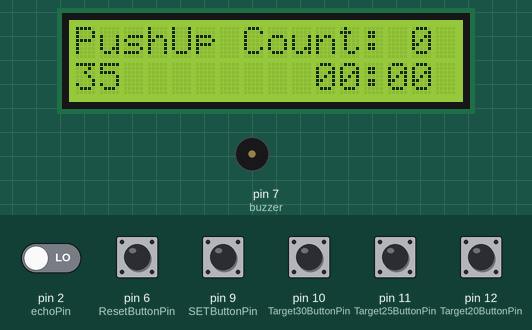
The sketch below on a simulated Arduino Uno, built with avr-gcc and run on an emulated ATmega328P. Shown: 16×2 character LCD, buzzer (waves = sounding). Inputs (shaded band) come from the test bench; at power-on: pin 6 (ResetButtonPin), pin 9 (SETButtonPin), pin 10 (Target30ButtonPin), pin 11 (Target25ButtonPin), pin 12 (Target20ButtonPin) HIGH, pin 2 (echoPin) LOW. What the sketch prints to the serial monitor is not drawn.

Above: at 1.7 s.
1.8 s: pin 9 (SETButtonPin) pulled LOW for 1 s
At 2.74 s:
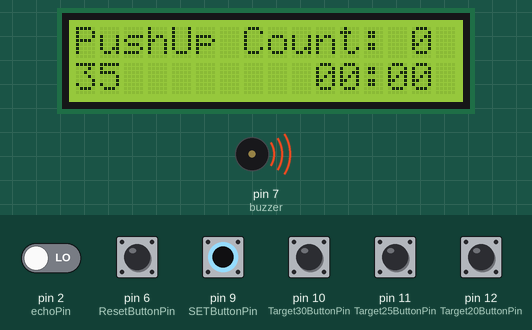
4.3 s: pin 11 (Target25ButtonPin) pulled LOW for 1 s
At 6.4 s:
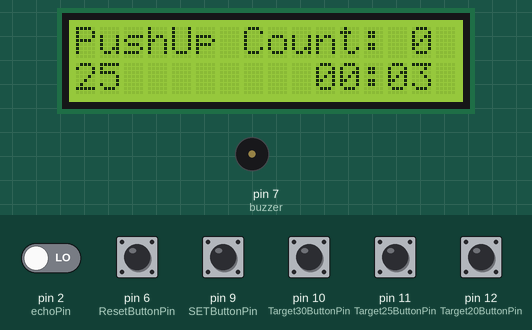
6.8 s: pin 10 (Target30ButtonPin) pulled LOW for 1 s
At 9.0 s:
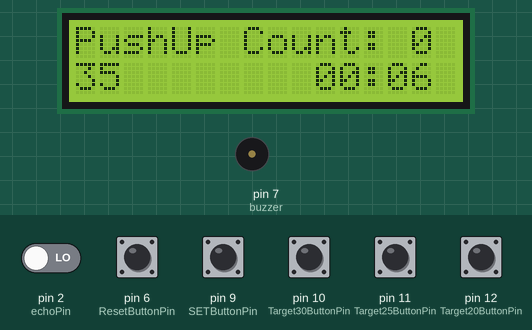
9.3 s: pin 12 (Target20ButtonPin) pulled LOW for 1 s
At 11.2 s:
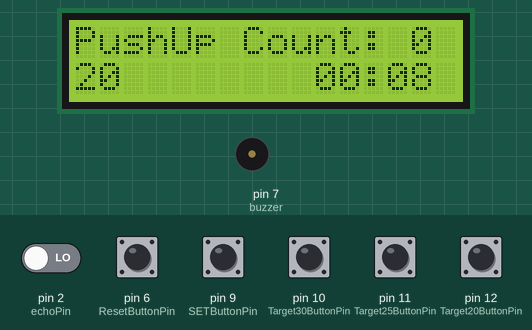
11.8 s: pin 9 (SETButtonPin) pulled LOW for 1 s
At 14.5 s:
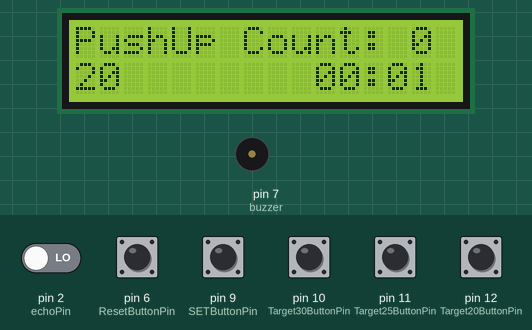
16.2 s: pin 10 (Target30ButtonPin) pulled LOW for 1 s
At 18.2 s:
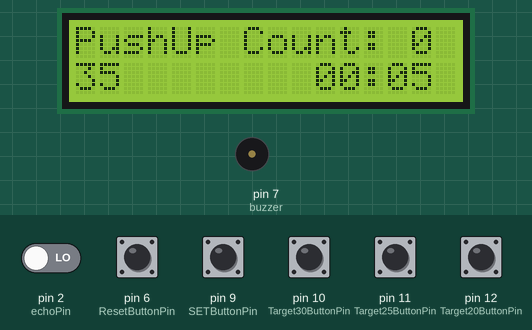
Timing chart, 0 to 19.7 s (numbered marks = the images above; inputs shaded):
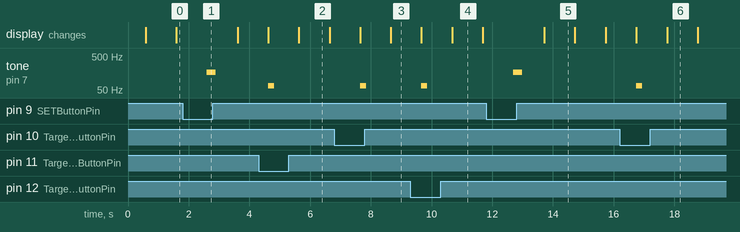

Measured:
- after the input at 1.8 s, tone on pin 7 (buzzer): silent → 166 Hz after 0.80 s, → silent 0.30 s later
- after the input at 4.3 s, tone on pin 7 (buzzer): silent → 66 Hz after 0.31 s, → silent 0.20 s later
- after the input at 6.8 s, tone on pin 7 (buzzer): silent → 66 Hz after 0.85 s, → silent 0.20 s later
- after the input at 9.3 s, tone on pin 7 (buzzer): silent → 66 Hz after 0.36 s, → silent 0.20 s later
- after the input at 11.8 s, tone on pin 7 (buzzer): silent → 166 Hz after 0.89 s, → silent 0.30 s later
- after the input at 16.2 s, tone on pin 7 (buzzer): silent → 66 Hz after 0.54 s, → silent 0.20 s later
- what the display in image 2 shows lasts 1.0 s, from 5.6 s to 6.6 s

The sketch:

PC_Pro.ino
```cpp
#include <Wire.h>
#include <math.h>
#include <LiquidCrystal_I2C.h>
#include "pitches.h"

// Pins
#define echoPin  2
#define trigPin  3
#define resetPin 4
const int ResetButtonPin = 6;
const int SETButtonPin = 9;
const int Target30ButtonPin = 10;
const int Target25ButtonPin = 11;
const int Target20ButtonPin = 12;

// LCD
LiquidCrystal_I2C lcd(0x3F, 16, 2);

// Variables
float duration; // Microseconds
float cm;
//long numDisplay = 100;
boolean trigUp = false;
boolean trigDown = false;
float counterPushUp = 0;
int buzzer = 7;
int target = 35;
unsigned long startTime;
unsigned long elapsedTime;
const unsigned long requiredTime = 120000; // 2 minutes in milliseconds
int flagbit = 0;
int ResetButtonState = 0;
int SETButtonState = 0;
int Target30ButtonState = 0;
int Target25ButtonState = 0;
int Target20ButtonState = 0;

void setup() {
  // Setup code
  pinMode(buzzer, OUTPUT);
  Serial.begin(9600);
  pinMode(trigPin, OUTPUT);
  pinMode(echoPin, INPUT);
  pinMode(resetPin, INPUT_PULLUP);
  pinMode(ResetButtonPin, INPUT_PULLUP);
  pinMode(SETButtonPin, INPUT_PULLUP);
  pinMode(Target30ButtonPin, INPUT_PULLUP);
  pinMode(Target25ButtonPin, INPUT_PULLUP);
  pinMode(Target20ButtonPin, INPUT_PULLUP);

  lcd.begin();
  delay(500);
  lcd.print("PushUp Count: ");
  startTime = millis(); // Start the timer
}

void loop() {
  // Print elapsed time
  lcd.setCursor(10, 1);
  lcd.print("00:00");
  lcd.setCursor(0, 1);
  lcd.print(target);
  if (flagbit == 1) {
    if (millis() - startTime <= requiredTime) {
      unsigned long currentTime = millis(); // Get the current time
      elapsedTime = currentTime - startTime; // Calculate the elapsed time
      unsigned long seconds = elapsedTime / 1000; // Convert milliseconds to seconds
      unsigned long minutes = seconds / 60; // Convert seconds to minutes

      lcd.setCursor(11, 1);
      lcd.print(minutes);
      lcd.print(":");
      if (seconds % 60 < 10) {
        lcd.print("0");
      }
      lcd.print(seconds % 60);


    }else{
      if (counterPushUp < target){
          tone(7, 900, 100);
          delay(150);
          tone(7, 100, 500);
          lcd.setCursor(0, 1);
          lcd.print("FAILED");
          delay(5000);
           counterPushUp = 0;
          startTime = millis();
          flagbit = 0;
          elapsedTime = 0;
          lcd.setCursor(0, 1);
          lcd.print("            ");
          lcd.setCursor(13, 0);
          lcd.print("            ");
      }
    }
  }

  // Measure distance
  digitalWrite(trigPin, LOW);
  delayMicroseconds(2);
  digitalWrite(trigPin, HIGH);
  delayMicroseconds(100);
  duration = pulseIn(echoPin, HIGH);
  cm = duration * 0.034 / 2.;

  // Detect push-up
  if (cm > 15 && cm <= 30) {
    trigUp = true;
  }
  else if (cm < 10) {
    trigDown = true;
  }
  else if (cm > 30) {
  }

  if (trigUp == true && trigDown == true) {
    counterPushUp += 0.5;
    trigUp = false;
    delay(500);
    tone(7, 800, 40);
    trigDown = false;
  }

  // Reset button
  ResetButtonState = digitalRead(ResetButtonPin);
  if (ResetButtonState == LOW) {

    flagbit = 0;
    elapsedTime = 0;
    counterPushUp = 0;
    tone(7, 366, 500);
    lcd.setCursor(0, 1);
      lcd.print("            ");
      lcd.setCursor(13, 0);
      lcd.print("            ");
  }

  // Set button
  SETButtonState = digitalRead(SETButtonPin);
  if (SETButtonState == LOW) {

    flagbit = 1;
    startTime = millis();
    tone(7, 166, 300);
    Serial.print("SET");
    delay(1000);
  }
  // Target buttons
  Target30ButtonState = digitalRead(Target30ButtonPin);
  if (Target30ButtonState == LOW) {
    target = 35;
    lcd.setCursor(0, 1);
    lcd.print(target);
    tone(7, 66, 200);
    Serial.print(target);
    delay(1000);
  }

  Target25ButtonState = digitalRead(Target25ButtonPin);
  if (Target25ButtonState == LOW) {
    target = 25;
    lcd.setCursor(0, 1);
    lcd.print(target);
    tone(7, 66, 200);
    Serial.print(target);
    delay(1000);
  }

  Target20ButtonState = digitalRead(Target20ButtonPin);
  if (Target20ButtonState == LOW) {
    target = 20;
    lcd.setCursor(0, 1);
    lcd.print(target);
    tone(7, 66, 200);
    Serial.print(target);
    delay(1000);
  }

  // Display count
  int count = floor(counterPushUp);
  lcd.setCursor(14, 0);
  lcd.print(count);

  // Check if target is reached
  if (counterPushUp == target) {

    if ((elapsedTime + 100) <= requiredTime) {
      tone(7, 966, 1000);
      delay(100);
      tone(7, 266, 500);
      delay(100);
      tone(7, 577, 500);
      delay(100);
      tone(7, 966, 1000);
      delay(100);
      lcd.setCursor(0, 1);
      lcd.print("PASSED!!");
      delay(5000);
    } else {
      tone(7, 261, 1000);
      delay(100);
      tone(7, 277, 1000);
      lcd.setCursor(0, 1);
      lcd.print("FAILED..:(");
      delay(5000);
    }

    counterPushUp = 0;
    startTime = millis();
    flagbit = 0;
    elapsedTime = 0;
    lcd.setCursor(0, 1);
    lcd.print("            ");
    lcd.setCursor(13, 0);
    lcd.print("            ");
  }
}
```
